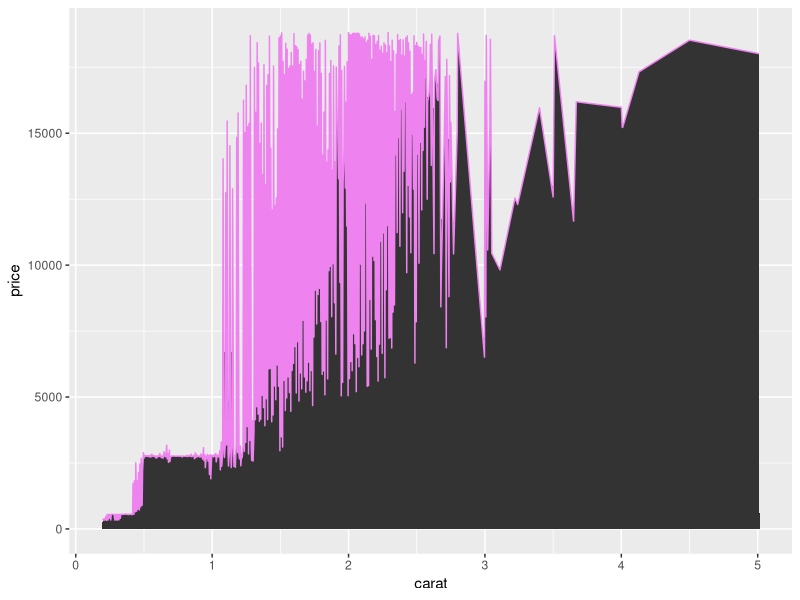
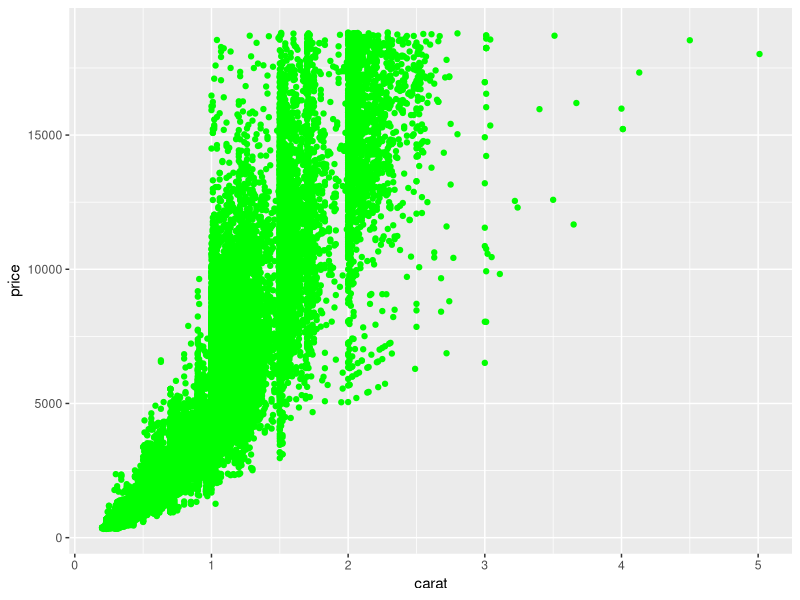
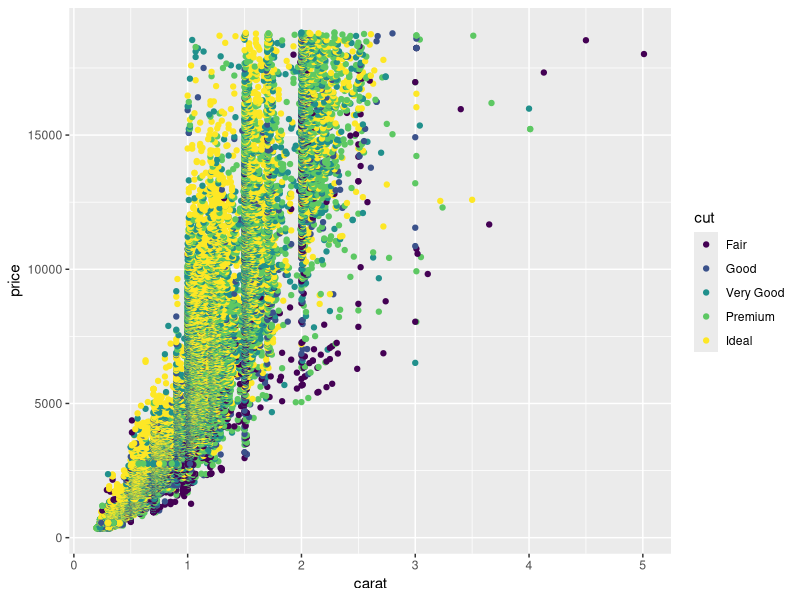
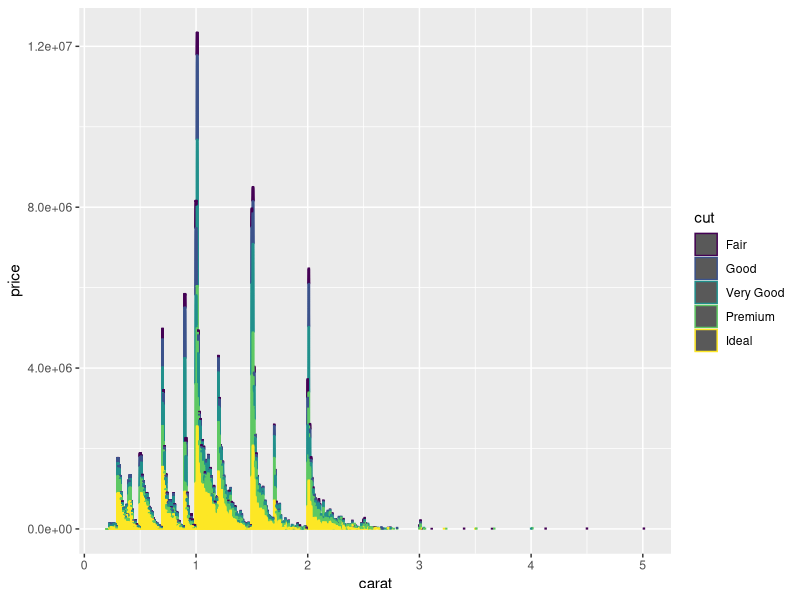
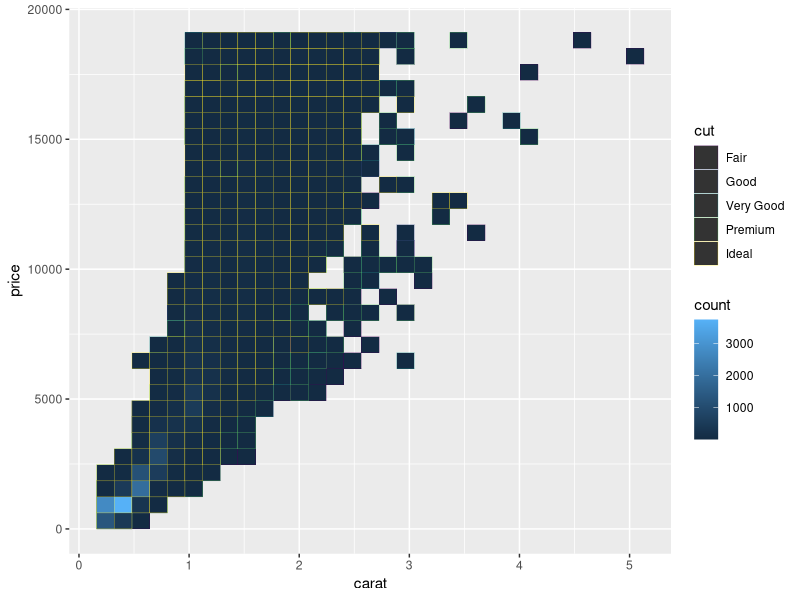
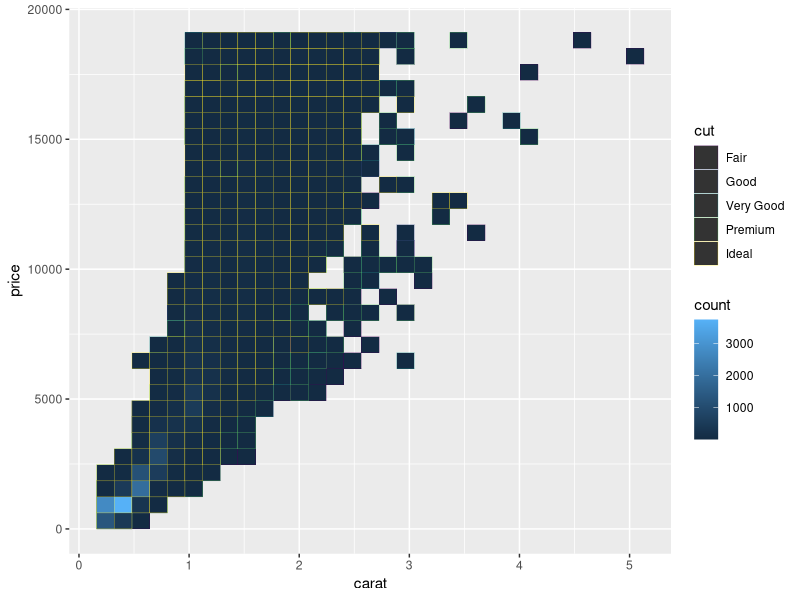
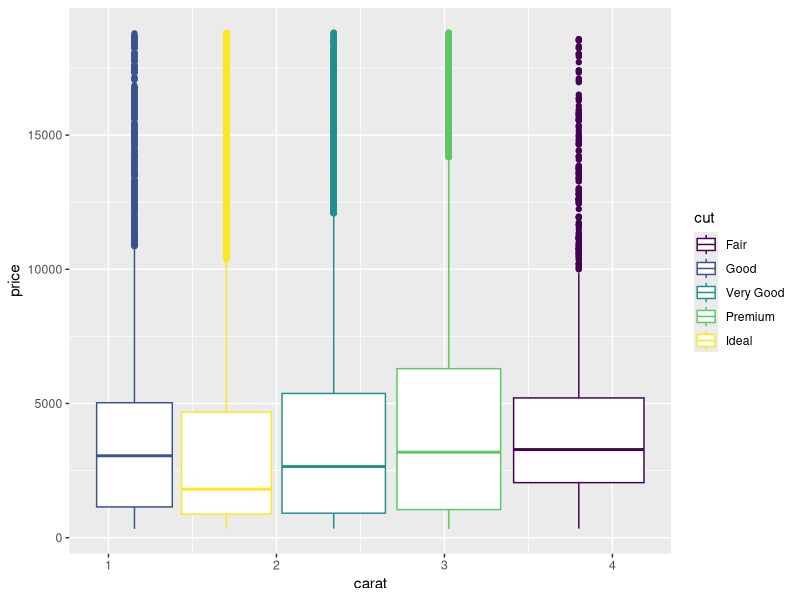
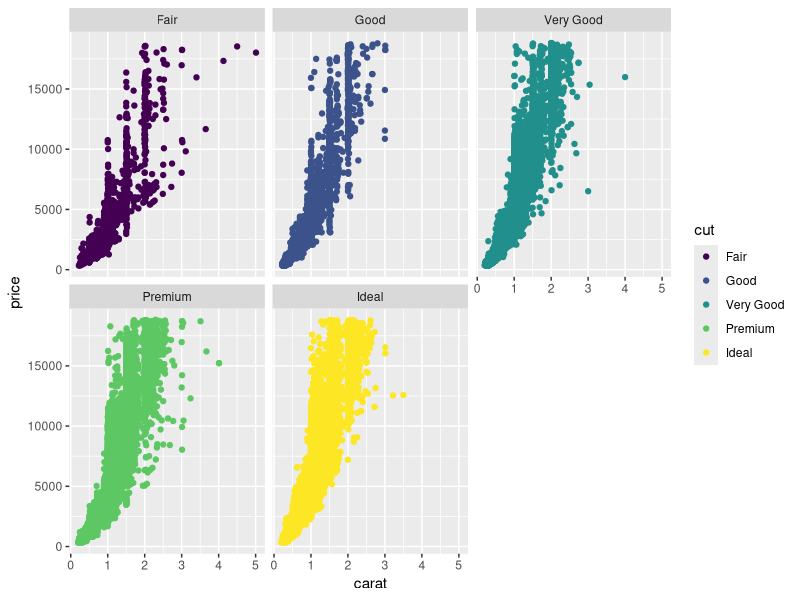

These charts were generated, in order, by the following R code:
## Paso 1: Usar `paquetes R`

# instalar el paquete tidyverse:
install.packages("tidyverse")

# Cargar la libreria:
library(tidyverse)


# -----------------------------------
# Paso 2: Ver datos

# FUNCIONES PARA OBTENER UNA VISTA PREVIA DE LOS DATOS:

# obtener una vista previa de los datos es la función `head()`, que 
# muestra las columnas y las primeras filas de datos

head(diamonds)

#  funciones `str()` y `glimpse()` devolverán resúmenes de cada columna de 
# sus datos organizados horizontalmente. 

str(diamonds)
glimpse(diamonds)

# la función `colnames()`. Devuelve una lista de nombres de columnas de su 
# conjunto de datos.

colnames(diamonds)


# -----------------------------------
## Paso 3: Limpieza de datos

#cambiar el nombre de las columnas o variables de sus datos. Hay una función 
# para eso: `rename()

rename(diamonds, carat_new = carat)

# cambiar el nombre de más de una variable en el mismo código
rename(diamonds, carat_new = carat, cut_new = cut)

#  summarize() para generar un amplio rango de estadísticas 
# resumidas para los datos. Por ejemplo, saber cuál es la media de 
# "quilates" en este conjunto de datos:

summarise(diamonds, mean_carat = mean(carat))

# -----------------------------------
## Paso 4: Visualizar datos 

#  Uno de los paquetes de visualización más utilizados es el paquete 
# `ggplot2`.

ggplot(data = diamonds, aes(x = carat, y = price)) + geom_area(color = "Violet", aes(color =carat))
ggplot(data = diamonds, aes(x = carat, y = price)) + geom_point(color = "Green", aes(color =price))

#Diferentes tipos de graficos:
ggplot(data = diamonds, aes(x = carat, y = price, color = cut)) + geom_point()
ggplot(data = diamonds, aes(x = carat, y = price, color = cut)) + geom_col()
ggplot(data = diamonds, aes(x = carat, y = price, color = cut)) + geom_bin_2d()
ggplot(data = diamonds, aes(x = carat, y = price, color = cut)) + geom_bin2d()
ggplot(data = diamonds, aes(x = carat, y = price, color = cut)) + geom_boxplot()

# separar algunos de los componentes con facet_wrap():

ggplot(data = diamonds, aes(x = carat, y = price, color = cut)) + geom_point() + facet_wrap(~cut)


